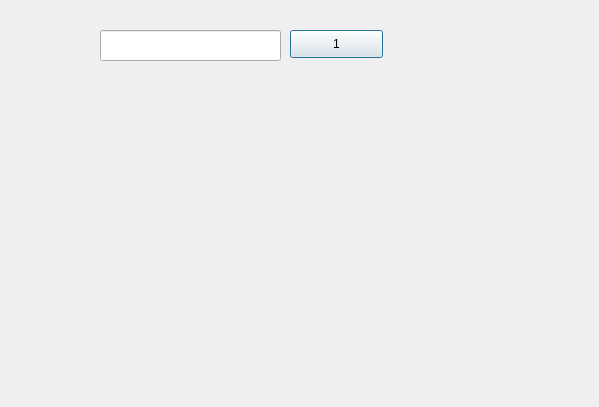
<?xml version="1.0" encoding="UTF-8"?>
<ui version="4.0">
 <class>Dialog</class>
 <widget class="QDialog" name="Dialog">
  <property name="geometry">
   <rect>
    <x>0</x>
    <y>0</y>
    <width>599</width>
    <height>407</height>
   </rect>
  </property>
  <property name="windowTitle">
   <string>Dialog</string>
  </property>
  <widget class="QLineEdit" name="q_lineEdit">
   <property name="geometry">
    <rect>
     <x>100</x>
     <y>30</y>
     <width>181</width>
     <height>31</height>
    </rect>
   </property>
  </widget>
  <widget class="QPushButton" name="num_pushButton_1">
   <property name="geometry">
    <rect>
     <x>290</x>
     <y>30</y>
     <width>93</width>
     <height>28</height>
    </rect>
   </property>
   <property name="text">
    <string>1</string>
   </property>
  </widget>
 </widget>
 <resources/>
 <connections/>
</ui>
